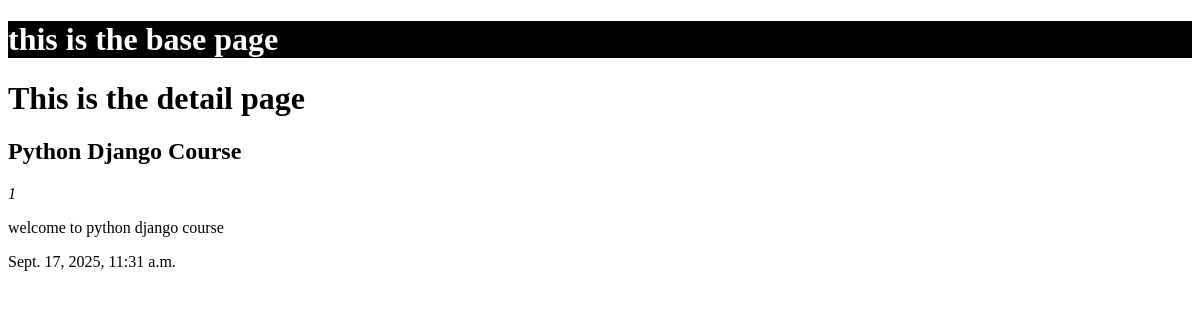
Screenshot of /posts/detail/1/ with the database file from the repository.
### posts/models.py (models this page shows, shortened)
class Post(models.Model):
    title = models.CharField(max_length=100)
    content = models.TextField()
    created_at = models.DateTimeField(auto_now_add=True)
    author = models.ForeignKey(Author, on_delete=models.CASCADE , default="")

### posts/views.py (the view)
# urls.py: path("detail/<int:pk>/" , PostDetail.as_view() , name="detail"),
class PostDetail(DetailView):
    model = Post
    template_name = "posts/post_detail.html"
    context_object_name = "post"

### posts/templates/posts/post_detail.html
{% extends 'posts/base.html' %}
{% block post_list %}
<h1>This is the detail page</h1>
<h2> {{post.title}} </h2>
<i> {{post.id}} </i>
<p> {{post.content}} </p>
<p> {{post.created_at}} </p>
{% endblock post_list %}

### rows the page displays
Post: title "Python Django Course", id "1", content "welcome to python django course", created_at "Sept. 17, 2025, 11:31 a.m."
